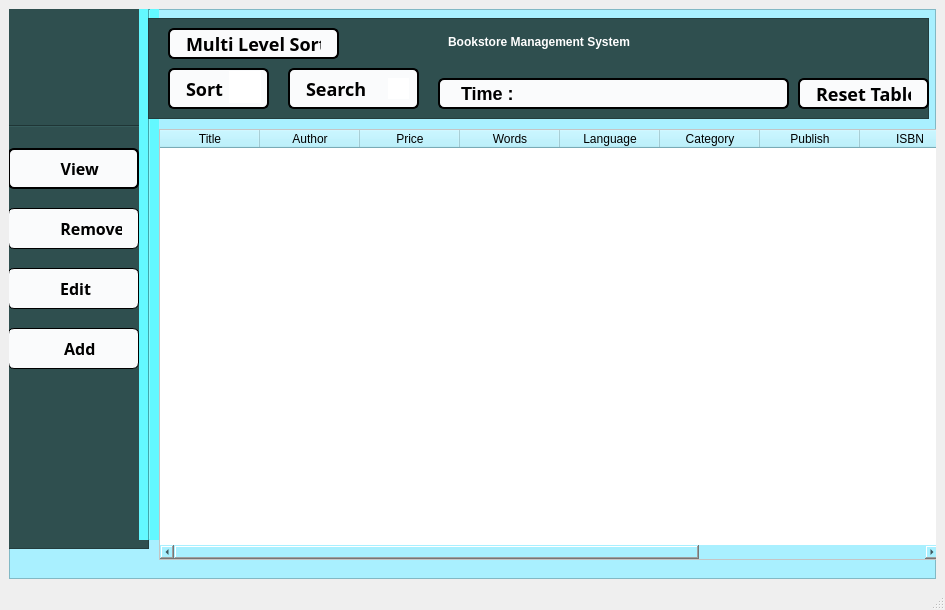
<?xml version="1.0" encoding="UTF-8"?>
<ui version="4.0">
 <class>HomePage</class>
 <widget class="QMainWindow" name="HomePage">
  <property name="geometry">
   <rect>
    <x>0</x>
    <y>0</y>
    <width>945</width>
    <height>610</height>
   </rect>
  </property>
  <property name="windowTitle">
   <string>MainWindow</string>
  </property>
  <widget class="QWidget" name="centralwidget">
   <layout class="QGridLayout" name="gridLayout">
    <item row="0" column="0">
     <widget class="QFrame" name="frame">
      <property name="styleSheet">
       <string notr="true">background-color: rgb(169, 240, 255);</string>
      </property>
      <property name="frameShape">
       <enum>QFrame::StyledPanel</enum>
      </property>
      <property name="frameShadow">
       <enum>QFrame::Raised</enum>
      </property>
      <widget class="QWidget" name="horizontalLayoutWidget">
       <property name="geometry">
        <rect>
         <x>-1</x>
         <y>-1</y>
         <width>2</width>
         <height>2</height>
        </rect>
       </property>
       <layout class="QHBoxLayout" name="horizontalLayout"/>
      </widget>
      <widget class="QFrame" name="frame_2">
       <property name="geometry">
        <rect>
         <x>-1</x>
         <y>-1</y>
         <width>141</width>
         <height>541</height>
        </rect>
       </property>
       <property name="styleSheet">
        <string notr="true">background-color: #2F4F4F;</string>
       </property>
       <property name="frameShape">
        <enum>QFrame::StyledPanel</enum>
       </property>
       <property name="frameShadow">
        <enum>QFrame::Raised</enum>
       </property>
       <widget class="QLabel" name="label">
        <property name="geometry">
         <rect>
          <x>6</x>
          <y>2</y>
          <width>131</width>
          <height>111</height>
         </rect>
        </property>
        <property name="styleSheet">
         <string notr="true">
border-color: rgb(0, 0, 0);</string>
        </property>
        <property name="text">
         <string/>
        </property>
        <property name="pixmap">
         <pixmap>BMS logo.png</pixmap>
        </property>
        <property name="alignment">
         <set>Qt::AlignCenter</set>
        </property>
       </widget>
       <widget class="Line" name="line">
        <property name="geometry">
         <rect>
          <x>0</x>
          <y>110</y>
          <width>141</width>
          <height>16</height>
         </rect>
        </property>
        <property name="styleSheet">
         <string notr="true">color: rgb(0, 0, 0);</string>
        </property>
        <property name="orientation">
         <enum>Qt::Horizontal</enum>
        </property>
       </widget>
       <widget class="QPushButton" name="view_btn">
        <property name="geometry">
         <rect>
          <x>0</x>
          <y>140</y>
          <width>131</width>
          <height>41</height>
         </rect>
        </property>
        <property name="font">
         <font>
          <family>-apple-system,system-ui,Segoe UI,Helvetica,Arial,sans-serif,Apple Color Emoji,Segoe UI Emoji</family>
          <pointsize>-1</pointsize>
          <weight>62</weight>
          <bold>true</bold>
         </font>
        </property>
        <property name="styleSheet">
         <string notr="true">QPushButton#view_btn:hover {
	background-color: #F3F4F6;
  text-decoration: none;
  
}
QPushButton#view_btn:pressed {	
	background-color: #EDEFF2;
 
}

QPushButton#view_btn{
background-color: #FAFBFC;
  border: 2px solid black;
  border-radius: 6px;
  color: black;
  font-family: -apple-system, system-ui, &quot;Segoe UI&quot;, Helvetica, Arial, sans-serif, &quot;Apple Color Emoji&quot;, &quot;Segoe UI Emoji&quot;;
  font-size: 16px;
  font-weight: 500;
  line-height: 20px;
  padding: 6px 16px;
  position: relative;
  vertical-align: middle;
}</string>
        </property>
        <property name="text">
         <string>   View</string>
        </property>
       </widget>
       <widget class="QPushButton" name="remove_btn">
        <property name="geometry">
         <rect>
          <x>0</x>
          <y>200</y>
          <width>131</width>
          <height>41</height>
         </rect>
        </property>
        <property name="font">
         <font>
          <family>-apple-system,system-ui,Segoe UI,Helvetica,Arial,sans-serif,Apple Color Emoji,Segoe UI Emoji</family>
          <pointsize>-1</pointsize>
          <weight>62</weight>
          <bold>true</bold>
         </font>
        </property>
        <property name="styleSheet">
         <string notr="true">QPushButton#remove_btn:hover {
	background-color: #F3F4F6;
  text-decoration: none;
}
QPushButton#remove_btn:hover:pressed {	
	background-color: #EDEFF2;
}

QPushButton#remove_btn{
background-color: #FAFBFC;
  border: 1px solid black;
  border-radius: 6px;
  color: black;

  font-family: -apple-system, system-ui, &quot;Segoe UI&quot;, Helvetica, Arial, sans-serif, &quot;Apple Color Emoji&quot;, &quot;Segoe UI Emoji&quot;;
  font-size: 16px;
  font-weight: 500;
  line-height: 20px;
  padding: 6px 16px;
  position: relative;
  vertical-align: middle;
}</string>
        </property>
        <property name="text">
         <string>         Remove</string>
        </property>
       </widget>
       <widget class="QPushButton" name="Edit_btn">
        <property name="geometry">
         <rect>
          <x>0</x>
          <y>260</y>
          <width>131</width>
          <height>41</height>
         </rect>
        </property>
        <property name="font">
         <font>
          <family>-apple-system,system-ui,Segoe UI,Helvetica,Arial,sans-serif,Apple Color Emoji,Segoe UI Emoji</family>
          <pointsize>-1</pointsize>
          <weight>62</weight>
          <bold>true</bold>
         </font>
        </property>
        <property name="styleSheet">
         <string notr="true">QPushButton#Edit_btn:hover {
	background-color: #F3F4F6;
}
QPushButton#Edit_btn:hover:pressed {	
	background-color: #EDEFF2;
}

QPushButton#Edit_btn{
background-color: #FAFBFC;
  border: 1px solid black;
  border-radius: 6px;
  color: black;

  font-family: -apple-system, system-ui, &quot;Segoe UI&quot;, Helvetica, Arial, sans-serif, &quot;Apple Color Emoji&quot;, &quot;Segoe UI Emoji&quot;;
  font-size: 16px;
  font-weight: 500;
  line-height: 20px;
  padding: 6px 16px;
  position: relative;
  vertical-align: middle;
}</string>
        </property>
        <property name="text">
         <string> Edit</string>
        </property>
       </widget>
       <widget class="QPushButton" name="Add_btn">
        <property name="geometry">
         <rect>
          <x>0</x>
          <y>320</y>
          <width>131</width>
          <height>41</height>
         </rect>
        </property>
        <property name="font">
         <font>
          <family>-apple-system,system-ui,Segoe UI,Helvetica,Arial,sans-serif,Apple Color Emoji,Segoe UI Emoji</family>
          <pointsize>-1</pointsize>
          <weight>62</weight>
          <bold>true</bold>
         </font>
        </property>
        <property name="styleSheet">
         <string notr="true">QPushButton#Add_btn:hover {
	background-color: #F3F4F6;
  text-decoration: none;
}
QPushButton#Add_btn:hover:pressed {	
	background-color: #EDEFF2;
}

QPushButton#Add_btn{
background-color: #FAFBFC;
  border: 1px solid black;
  border-radius: 6px;
  color: black;
  font-family: -apple-system, system-ui, &quot;Segoe UI&quot;, Helvetica, Arial, sans-serif, &quot;Apple Color Emoji&quot;, &quot;Segoe UI Emoji&quot;;
  font-size: 16px;
  font-weight: 500;
  line-height: 20px;
  padding: 6px 16px;
  position: relative;
  vertical-align: middle;
}</string>
        </property>
        <property name="text">
         <string>    Add </string>
        </property>
       </widget>
       <widget class="QLabel" name="label_5">
        <property name="geometry">
         <rect>
          <x>18</x>
          <y>144</y>
          <width>32</width>
          <height>32</height>
         </rect>
        </property>
        <property name="styleSheet">
         <string notr="true">QLabel#label_5{
background-color: #FAFBFC;
}</string>
        </property>
        <property name="text">
         <string/>
        </property>
        <property name="pixmap">
         <pixmap>book.png</pixmap>
        </property>
        <property name="scaledContents">
         <bool>true</bool>
        </property>
       </widget>
      </widget>
      <widget class="Line" name="line_3">
       <property name="geometry">
        <rect>
         <x>130</x>
         <y>0</y>
         <width>20</width>
         <height>531</height>
        </rect>
       </property>
       <property name="styleSheet">
        <string notr="true">background-color: rgb(99, 248, 255);</string>
       </property>
       <property name="orientation">
        <enum>Qt::Vertical</enum>
       </property>
      </widget>
      <widget class="QTableWidget" name="books_table">
       <property name="geometry">
        <rect>
         <x>150</x>
         <y>120</y>
         <width>781</width>
         <height>431</height>
        </rect>
       </property>
       <property name="styleSheet">
        <string notr="true">QTableWidget#books_table{
   width: 100%;
    background-color: #fff;
border-collapse: collapse;
text-indent: initial;

    border-color: grey;
}
</string>
       </property>
       <property name="wordWrap">
        <bool>false</bool>
       </property>
       <column>
        <property name="text">
         <string>Title</string>
        </property>
       </column>
       <column>
        <property name="text">
         <string>Author</string>
        </property>
       </column>
       <column>
        <property name="text">
         <string>Price</string>
        </property>
       </column>
       <column>
        <property name="text">
         <string>Words</string>
        </property>
       </column>
       <column>
        <property name="text">
         <string>Language</string>
        </property>
       </column>
       <column>
        <property name="text">
         <string>Category</string>
        </property>
       </column>
       <column>
        <property name="text">
         <string>Publish</string>
        </property>
       </column>
       <column>
        <property name="text">
         <string>ISBN</string>
        </property>
       </column>
       <column>
        <property name="text">
         <string>Link</string>
        </property>
       </column>
       <column>
        <property name="text">
         <string>Image Location</string>
        </property>
       </column>
      </widget>
      <widget class="QLabel" name="label_6">
       <property name="geometry">
        <rect>
         <x>17</x>
         <y>204</y>
         <width>32</width>
         <height>32</height>
        </rect>
       </property>
       <property name="styleSheet">
        <string notr="true">QLabel#label_6{
background-color: #FAFBFC;
}</string>
       </property>
       <property name="text">
        <string/>
       </property>
       <property name="pixmap">
        <pixmap>remove.png</pixmap>
       </property>
      </widget>
      <widget class="QLabel" name="label_7">
       <property name="geometry">
        <rect>
         <x>15</x>
         <y>264</y>
         <width>32</width>
         <height>32</height>
        </rect>
       </property>
       <property name="styleSheet">
        <string notr="true">QLabel#label_7{
background-color: #FAFBFC;
}</string>
       </property>
       <property name="text">
        <string/>
       </property>
       <property name="pixmap">
        <pixmap>sketchbook.png</pixmap>
       </property>
      </widget>
      <widget class="QLabel" name="label_8">
       <property name="geometry">
        <rect>
         <x>18</x>
         <y>324</y>
         <width>32</width>
         <height>32</height>
        </rect>
       </property>
       <property name="styleSheet">
        <string notr="true">QLabel#label_8{
background-color: #FAFBFC;
}</string>
       </property>
       <property name="text">
        <string/>
       </property>
       <property name="pixmap">
        <pixmap>add.png</pixmap>
       </property>
      </widget>
      <widget class="QFrame" name="frame_3">
       <property name="geometry">
        <rect>
         <x>139</x>
         <y>9</y>
         <width>781</width>
         <height>101</height>
        </rect>
       </property>
       <property name="styleSheet">
        <string notr="true">QFrame#frame_3{
background-color: #2F4F4F;
}</string>
       </property>
       <property name="frameShape">
        <enum>QFrame::StyledPanel</enum>
       </property>
       <property name="frameShadow">
        <enum>QFrame::Raised</enum>
       </property>
       <widget class="QLabel" name="label_2">
        <property name="geometry">
         <rect>
          <x>220</x>
          <y>10</y>
          <width>342</width>
          <height>28</height>
         </rect>
        </property>
        <property name="styleSheet">
         <string notr="true">font: 16pt &quot;Roboto Slab&quot;;
background-color:none;
color: white;
font-weight: 500;
</string>
        </property>
        <property name="text">
         <string>Bookstore Management System</string>
        </property>
        <property name="alignment">
         <set>Qt::AlignCenter</set>
        </property>
       </widget>
       <widget class="QPushButton" name="sort_btn">
        <property name="geometry">
         <rect>
          <x>20</x>
          <y>50</y>
          <width>101</width>
          <height>41</height>
         </rect>
        </property>
        <property name="font">
         <font>
          <family>-apple-system,system-ui,Segoe UI,Helvetica,Arial,sans-serif,Apple Color Emoji,Segoe UI Emoji</family>
          <pointsize>-1</pointsize>
          <weight>62</weight>
          <bold>true</bold>
         </font>
        </property>
        <property name="styleSheet">
         <string notr="true">QPushButton#sort_btn:hover {
	background-color: #F3F4F6;
  text-decoration: none;
}
QPushButton#sort_btn:hover:pressed {	
	background-color: #EDEFF2;
}

QPushButton#sort_btn{
background-color: #FAFBFC;
  border: 2px solid black;
  border-radius: 6px;
  color: black;

  font-family: -apple-system, system-ui, &quot;Segoe UI&quot;, Helvetica, Arial, sans-serif, &quot;Apple Color Emoji&quot;, &quot;Segoe UI Emoji&quot;;
  font-size: 18px;
  font-weight: 500;
  line-height: 20px;
  padding: 6px 16px;
  position: relative;
  vertical-align: middle;
  text-align: left;
}</string>
        </property>
        <property name="text">
         <string>Sort</string>
        </property>
       </widget>
       <widget class="QPushButton" name="search_btn">
        <property name="geometry">
         <rect>
          <x>140</x>
          <y>50</y>
          <width>131</width>
          <height>41</height>
         </rect>
        </property>
        <property name="font">
         <font>
          <family>-apple-system,system-ui,Segoe UI,Helvetica,Arial,sans-serif,Apple Color Emoji,Segoe UI Emoji</family>
          <pointsize>-1</pointsize>
          <weight>62</weight>
          <bold>true</bold>
         </font>
        </property>
        <property name="styleSheet">
         <string notr="true">QPushButton#search_btn:hover {
	background-color: #F3F4F6;
  text-decoration: none;
}
QPushButton#search_btn:hover:pressed {	
	background-color: #EDEFF2;
}

QPushButton#search_btn{
background-color: #FAFBFC;
  border: 2px solid black;
  border-radius: 6px;
  color: black;

  font-family: -apple-system, system-ui, &quot;Segoe UI&quot;, Helvetica, Arial, sans-serif, &quot;Apple Color Emoji&quot;, &quot;Segoe UI Emoji&quot;;
  font-size: 18px;
  font-weight: 500;
  line-height: 20px;
  padding: 6px 16px;
  position: relative;
  vertical-align: middle;
  text-align: left;
}</string>
        </property>
        <property name="text">
         <string>Search</string>
        </property>
       </widget>
       <widget class="QLabel" name="label_3">
        <property name="geometry">
         <rect>
          <x>240</x>
          <y>60</y>
          <width>21</width>
          <height>21</height>
         </rect>
        </property>
        <property name="styleSheet">
         <string notr="true">QLabel#label_3{
background-color: white;
}</string>
        </property>
        <property name="text">
         <string/>
        </property>
        <property name="pixmap">
         <pixmap>search Icon.png</pixmap>
        </property>
        <property name="scaledContents">
         <bool>true</bool>
        </property>
       </widget>
       <widget class="QLabel" name="lbl_time">
        <property name="geometry">
         <rect>
          <x>290</x>
          <y>60</y>
          <width>351</width>
          <height>31</height>
         </rect>
        </property>
        <property name="styleSheet">
         <string notr="true">QLabel#lbl_time:hover {
	background-color: #F3F4F6;
  text-decoration: none;
  
}
QLabel#lbl_time:hover:pressed {	
	background-color: #EDEFF2;
  
}

QLabel#lbl_time{
background-color: #FAFBFC;
  border: 2px solid black;
  border-radius: 6px;
  color: black;
  
  font-family: -apple-system, system-ui, &quot;Segoe UI&quot;, Helvetica, Arial, sans-serif, &quot;Apple Color Emoji&quot;, &quot;Segoe UI Emoji&quot;;
  font-size: 18px;
  font-weight: 500;
  line-height: 20px;
  padding: 6px 16px;
  position: relative;
  vertical-align: middle;
  text-align: left;
}</string>
        </property>
        <property name="text">
         <string>Time :</string>
        </property>
       </widget>
       <widget class="QPushButton" name="reset_btn">
        <property name="geometry">
         <rect>
          <x>650</x>
          <y>60</y>
          <width>131</width>
          <height>31</height>
         </rect>
        </property>
        <property name="font">
         <font>
          <family>-apple-system,system-ui,Segoe UI,Helvetica,Arial,sans-serif,Apple Color Emoji,Segoe UI Emoji</family>
          <pointsize>-1</pointsize>
          <weight>62</weight>
          <bold>true</bold>
         </font>
        </property>
        <property name="styleSheet">
         <string notr="true">QPushButton#reset_btn:hover {
	background-color: #F3F4F6;
  text-decoration: none;
}
QPushButton#reset_btn:hover:pressed {	
	background-color: #EDEFF2;
}

QPushButton#reset_btn{
background-color: #FAFBFC;
  border: 2px solid black;
  border-radius: 6px;
  color: black;

  font-family: -apple-system, system-ui, &quot;Segoe UI&quot;, Helvetica, Arial, sans-serif, &quot;Apple Color Emoji&quot;, &quot;Segoe UI Emoji&quot;;
  font-size: 18px;
  font-weight: 500;
  line-height: 20px;
  padding: 6px 16px;
  position: relative;
  vertical-align: middle;
  text-align: left;
}</string>
        </property>
        <property name="text">
         <string>Reset Table</string>
        </property>
       </widget>
       <widget class="QPushButton" name="multiSort_btn">
        <property name="geometry">
         <rect>
          <x>20</x>
          <y>10</y>
          <width>171</width>
          <height>31</height>
         </rect>
        </property>
        <property name="font">
         <font>
          <family>-apple-system,system-ui,Segoe UI,Helvetica,Arial,sans-serif,Apple Color Emoji,Segoe UI Emoji</family>
          <pointsize>-1</pointsize>
          <weight>62</weight>
          <bold>true</bold>
         </font>
        </property>
        <property name="styleSheet">
         <string notr="true">QPushButton#multiSort_btn:hover {
	background-color: #F3F4F6;
  text-decoration: none;
}
QPushButton#multiSort_btn:hover:pressed {	
	background-color: #EDEFF2;
}

QPushButton#multiSort_btn{
background-color: #FAFBFC;
  border: 2px solid black;
  border-radius: 6px;
  color: black;

  font-family: -apple-system, system-ui, &quot;Segoe UI&quot;, Helvetica, Arial, sans-serif, &quot;Apple Color Emoji&quot;, &quot;Segoe UI Emoji&quot;;
  font-size: 18px;
  font-weight: 500;
  line-height: 20px;
  padding: 6px 16px;
  position: relative;
  vertical-align: middle;
  text-align: left;
}</string>
        </property>
        <property name="text">
         <string>Multi Level Sort</string>
        </property>
       </widget>
      </widget>
      <widget class="QLabel" name="label_9">
       <property name="geometry">
        <rect>
         <x>220</x>
         <y>62</y>
         <width>32</width>
         <height>32</height>
        </rect>
       </property>
       <property name="styleSheet">
        <string notr="true">QLabel#label_9{
background-color: white;
}</string>
       </property>
       <property name="text">
        <string/>
       </property>
       <property name="pixmap">
        <pixmap>sort (1).png</pixmap>
       </property>
      </widget>
     </widget>
    </item>
   </layout>
  </widget>
  <widget class="QMenuBar" name="menubar">
   <property name="geometry">
    <rect>
     <x>0</x>
     <y>0</y>
     <width>945</width>
     <height>21</height>
    </rect>
   </property>
  </widget>
  <widget class="QStatusBar" name="statusbar"/>
 </widget>
 <resources/>
 <connections/>
</ui>
